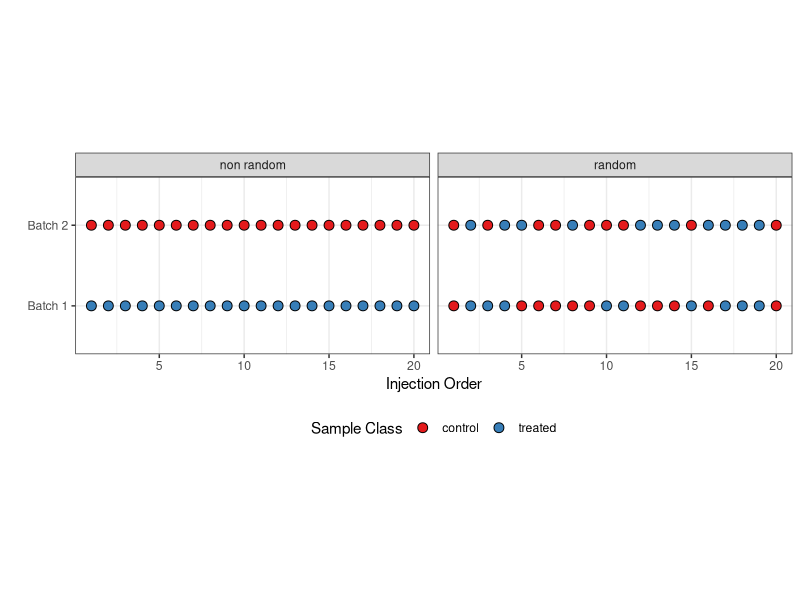
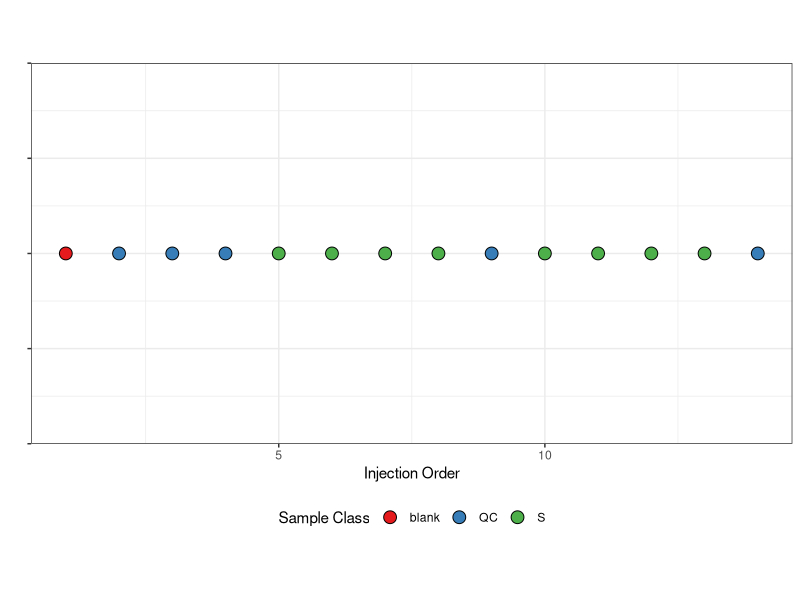

Write R code to recreate these figures, in order. (Note: this script raises an error after producing the figures.)
## ---- chunk 1
knitr::opts_chunk$set(echo = FALSE)
library(knitr)
library(tidyverse)
## ---- chunk 2
set.seed(123)
sample_list <- tibble(batch = rep(c("Batch 1","Batch 2"), each = 20),
                      class = rep(c("treated","control"), each = 20),
                      order = rep(1:20, times = 2)) |>
  mutate(random_class = sample(class))

class.labs <- c("non random","random")
names(class.labs) <- c("class","random_class")


sample_list |>
  ungroup() |>
  pivot_longer(contains("class")) |>
  ggplot() +
  geom_point(aes(y = batch, x = order, fill = value), pch = 21, size = 3) +
  facet_wrap(~name, labeller = labeller(name = class.labs)) +
  theme_bw() + xlab("Injection Order") + ylab("") +
  scale_fill_brewer(palette = "Set1", name = "Sample Class") +
  theme(aspect.ratio = 0.5, legend.position = "bottom")

## ---- chunk 3

tibble(order = 1:14,
       sample = c("blank","QC","QC","QC",rep(c("S","S","S","S","QC"), times = 2))) %>%
  ggplot() +
  geom_point(aes(y = 1, x = order, fill = sample), pch = 21, size = 4) +
  theme_bw() + xlab("Injection Order") + ylab("") +
  scale_fill_brewer(palette = "Set1", name = "Sample Class") +
  theme(aspect.ratio = 0.5, legend.position = "bottom", axis.text.y = element_blank() )

## ---- chunk 4
include_graphics("../images/tandemMS.jpg")
## ---- chunk 5
x <- seq(1, 15, length=40)
y <- dnorm(x, mean = 10, sd = 1)

par(mfrow = c(1,3))
plot(x,y, type = "l", xlab = "time", ylab = "I", main = "Only FS")
points(x,y, col = "steelblue", pch = 19)
points(x,y, col = "steelblue", type = "h")
polygon(x,y, col = "#4682B450", border = NA)
legend("topleft", legend = c("FS","DDA"), lty = 1, col = c("steelblue", "orange"))

plot(x,y, type = "l", xlab = "time", ylab = "I", main = "FS + 1DDA")
points(x[seq(1,100,2)],y[seq(1,100,2)], col = "steelblue", pch = 19)
points(x[seq(1,100,2)],y[seq(1,100,2)], col = "steelblue", type = "h")
points(x[seq(2,100,2)],y[seq(2,100,2)], col = "orange", pch = 19)
points(x[seq(2,100,2)],y[seq(2,100,2)], col = "orange", type = "h")
polygon(x[seq(1,100,2)],y[seq(1,100,2)], col = "#4682B450", border = NA)


plot(x,y, type = "l", xlab = "time", ylab = "I", main = "FS + 3DDA")
points(x[seq(1,100,4)],y[seq(1,100,4)], col = "steelblue", pch = 19)
points(x[seq(1,100,4)],y[seq(1,100,4)], col = "steelblue", type = "h")
points(x[seq(2,100,4)],y[seq(2,100,4)], col = "orange", pch = 19)
points(x[seq(2,100,4)],y[seq(2,100,4)], col = "orange", type = "h")
points(x[seq(3,100,4)],y[seq(3,100,4)], col = "orange", pch = 19)
points(x[seq(3,100,4)],y[seq(3,100,4)], col = "orange", type = "h")
points(x[seq(4,100,4)],y[seq(4,100,4)], col = "orange", pch = 19)
points(x[seq(4,100,4)],y[seq(4,100,4)], col = "orange", type = "h")
polygon(x[seq(1,100,4)],y[seq(1,100,4)], col = "#4682B450", border = NA)
